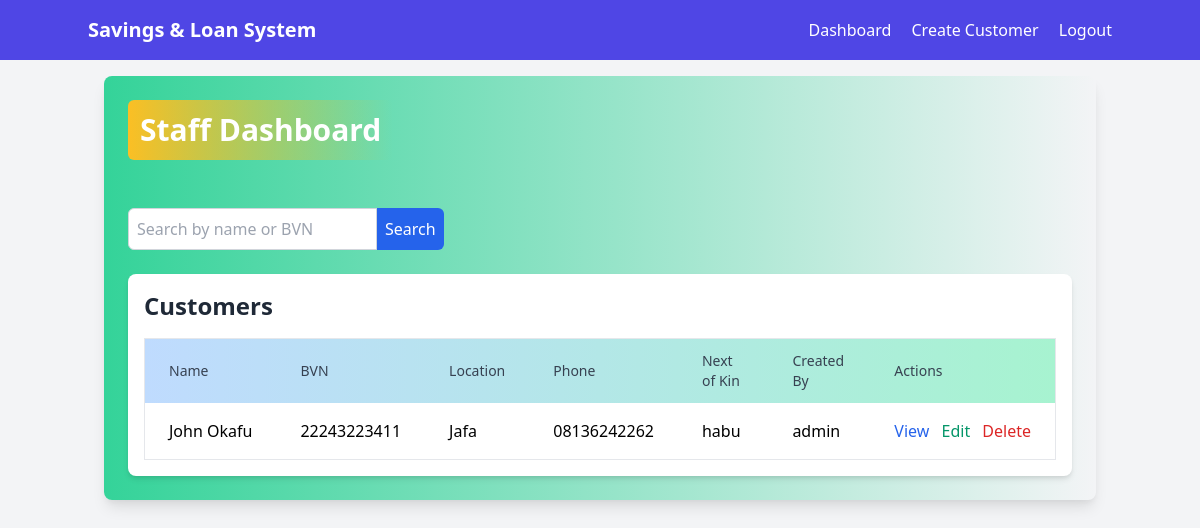
Page /dashboard (signed in) on the committed database.
### savings_loan_app.py (models this page shows)
class Customer(db.Model):
    __tablename__ = 'customer'
    id = db.Column(db.Integer, primary_key=True)
    full_name = db.Column(db.String(100), nullable=False)
    bvn = db.Column(db.String(11), unique=True, nullable=False)
    location = db.Column(db.String(100), nullable=False)
    phone_number = db.Column(db.String(15), nullable=False)
    next_of_kin = db.Column(db.String(100), nullable=False)
    created_by = db.Column(db.Integer, db.ForeignKey('user.id'), nullable=False)

class User(UserMixin, db.Model):
    __tablename__ = 'user'
    id = db.Column(db.Integer, primary_key=True)
    username = db.Column(db.String(50), unique=True, nullable=False)
    password = db.Column(db.String(100), nullable=False)
    role = db.Column(db.String(20), nullable=False)  # admin or staff
    created_by = db.Column(db.Integer, db.ForeignKey('user.id'), nullable=True)

### savings_loan_app.py (the view)
@app.route('/dashboard')
@login_required
def dashboard():
    if current_user.role == 'admin':
        total_customers = db.session.query(Customer).count()
        total_loans = db.session.query(Loan).count()
        total_savings = db.session.query(Savings).count()
        recent_transactions = db.session.query(Transaction).order_by(Transaction.created_at.desc()).limit(5).all()
        transactions_with_customer = [
            {
                'id': transaction.id,
                'type': transaction.type,
                'amount': transaction.amount,
                'details': transaction.details,
                'customer_name': db.session.get(Customer, transaction.customer_id).full_name if db.session.get(Customer, transaction.customer_id) else 'Unknown',
                'created_at': transaction.created_at
            }
            for transaction in recent_transactions
        ]
        customers = db.session.query(Customer).all()
        customers_with_details = [
            {
                'id': customer.id,
                'full_name': customer.full_name,
                'bvn': customer.bvn,
                'location': customer.location,
                'phone_number': customer.phone_number,
                'next_of_kin': customer.next_of_kin,
                'created_by_username': db.session.get(User, customer.created_by).username if customer.created_by and db.session.get(User, customer.created_by) else 'Unknown'
            }
            for customer in customers
        ]
        return render_template(
            'admin_dashboard.html',
            total_customers=total_customers,
            total_loans=total_loans,
            total_savings=total_savings,
            transactions=transactions_with_customer,
            customers=customers_with_details
        )
    else:
        customers = db.session.query(Customer).all()
        customers_with_details = [
            {
                'id': customer.id,
                'full_name': customer.full_name,
                'bvn': customer.bvn,
                'location': customer.location,
                'phone_number': customer.phone_number,
                'next_of_kin': customer.next_of_kin,
                'created_by_username': db.session.get(User, customer.created_by).username if customer.created_by and db.session.get(User, customer.created_by) else 'Unknown'
            }
            for customer in customers
        ]
        return render_template('staff_dashboard.html', customers=customers_with_details)

### savings_loan_app.py (called while the page is built)
@login_manager.user_loader
def load_user(user_id):
    return db.session.get(User, int(user_id))

### templates/staff_dashboard.html (shortened to what this page needs)
{% extends "base.html" %}
{% block content %}
<div class="bg-gradient-to-r from-green-400 to-teal-500 shadow-lg rounded-lg p-6 animate-fade-in">
    <h1 class="text-3xl font-extrabold text-white mb-6 bg-gradient-to-r from-yellow-400 to-gold-600 p-3 rounded-md inline-block animate-bounce-slow">Staff Dashboard</h1>
    <div class="mt-6">
        <form method="POST" action="{{ url_for('search_customers') }}" class="mb-6 animate-fade-in-slow">
            <div class="flex">
                <input type="text" name="search_query" placeholder="Search by name or BVN" class="p-2 rounded-l-md border border-gray-300 focus:outline-none focus:ring-2 focus:ring-blue-500" value="{{ search_query if search_query else '' }}">
                <button type="submit" class="bg-blue-600 text-white p-2 rounded-r-md hover:bg-blue-700 transition duration-300">Search</button>
            </div>
        </form>
    </div>
    <div class="mt-6 bg-white p-4 rounded-lg shadow-md">
        <h2 class="text-2xl font-semibold text-gray-800 mb-4">Customers</h2>
        {% if customers %}
            <div class="overflow-x-auto animate-fade-in-slow">
                <table class="min-w-full bg-white border border-gray-200 rounded-lg">
                    <thead class="bg-gradient-to-r from-blue-200 to-green-200">
                        <tr>
                            <th class="px-6 py-3 text-left text-sm font-medium text-gray-700">Name</th>
                            <th class="px-6 py-3 text-left text-sm font-medium text-gray-700">BVN</th>
                            <th class="px-6 py-3 text-left text-sm font-medium text-gray-700">Location</th>
                            <th class="px-6 py-3 text-left text-sm font-medium text-gray-700">Phone</th>
                            <th class="px-6 py-3 text-left text-sm font-medium text-gray-700">Next of Kin</th>
                            <th class="px-6 py-3 text-left text-sm font-medium text-gray-700">Created By</th>
                            <th class="px-6 py-3 text-left text-sm font-medium text-gray-700">Actions</th>
                        </tr>
                    </thead>
                    <tbody class="divide-y divide-gray-200">
                        {% for customer in customers %}
                            <tr class="hover:bg-gray-50 transition duration-200">
                                <td class="px-6 py-4 whitespace-nowrap">{{ customer.full_name }}</td>
                                <td class="px-6 py-4 whitespace-nowrap">{{ customer.bvn }}</td>
                                <td class="px-6 py-4 whitespace-nowrap">{{ customer.location }}</td>
                                <td class="px-6 py-4 whitespace-nowrap">{{ customer.phone_number }}</td>
                                <td class="px-6 py-4 whitespace-nowrap">{{ customer.next_of_kin }}</td>
                                <td class="px-6 py-4 whitespace-nowrap">{{ customer.created_by_username }}</td>
                                <td class="px-6 py-4 whitespace-nowrap">
                                    <a href="{{ url_for('view_customer', customer_id=customer.id) }}" class="text-blue-600 hover:underline">View</a>
                                    <a href="{{ url_for('edit_customer', customer_id=customer.id) }}" class="text-green-600 hover:underline ml-2">Edit</a>
                                    <form action="{{ url_for('delete_customer', customer_id=customer.id) }}" method="POST" style="display:inline;">
                                        <button type="submit" class="text-red-600 hover:underline ml-2" onclick="return confirm('Are you sure you want to delete {{ customer.full_name }}?');">Delete</button>
                                    </form>
                                </td>
                            </tr>
                        {% endfor %}
                    </tbody>
                </table>
            </div>
        {% else %}
            <p class="text-gray-600">No customers found.</p>
        {% endif %}
    </div>
</div>
{% endblock %}

### templates/staff_dashboard.html (style rules this page uses)
.animate-fade-in { animation: fadeIn 1s ease-in; }
.animate-fade-in-slow { animation: fadeIn 2s ease-in; }
.animate-bounce-slow { animation: bounce 2s infinite; }

### rows in the picture
Customer: full_name "John Okafu", bvn "22243223411", location "Jafa", phone_number "08136242262", next_of_kin "habu"
User: created_by_username "admin"
